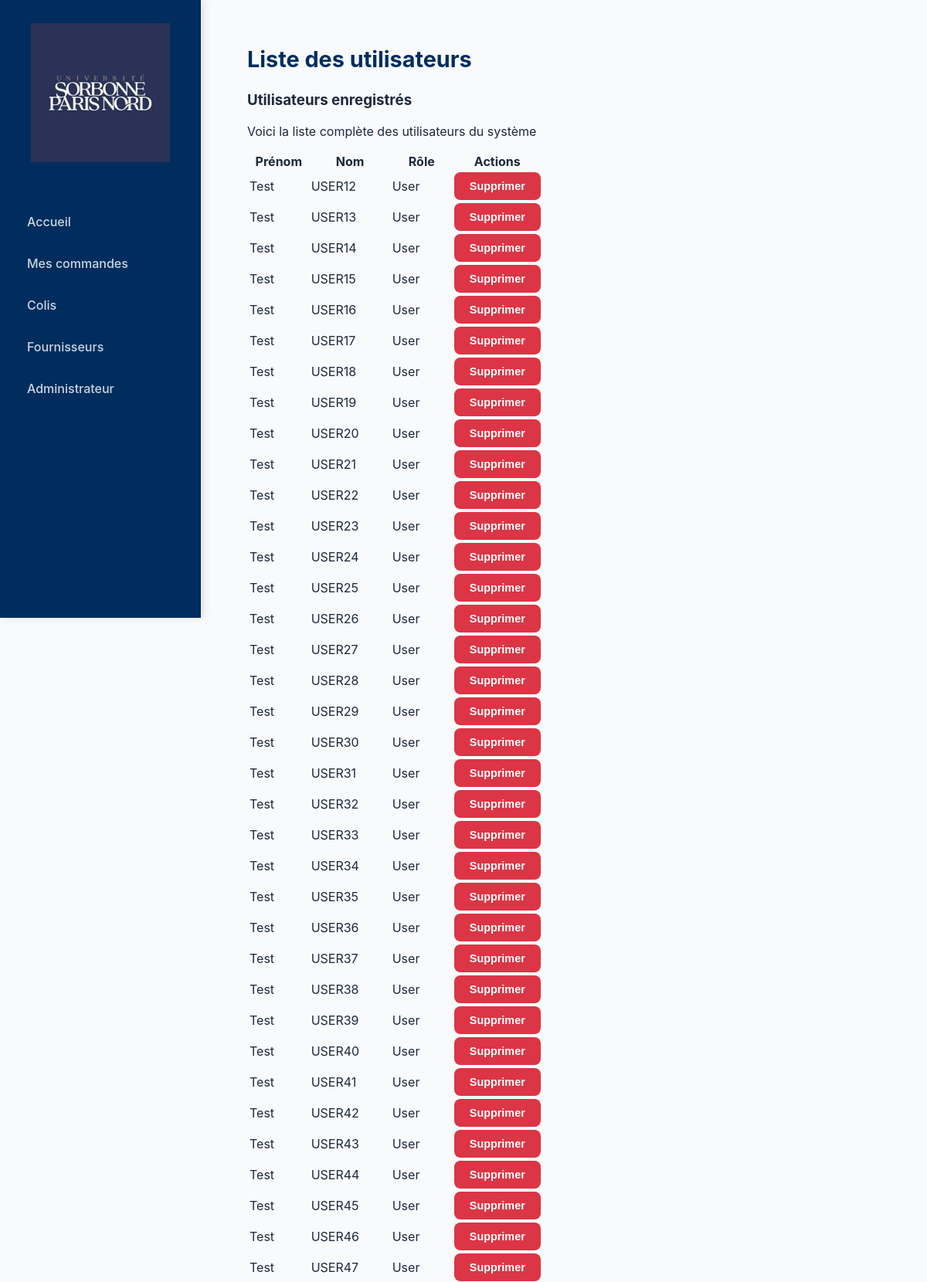
Page /Administrateur/views/pageVoirUtilisateurs.php (upper part) on the committed database.
### tables this page shows
CREATE TABLE "Utilisateur" (
    identifiantCAS INTEGER PRIMARY KEY AUTOINCREMENT,
    nom VARCHAR(50) NOT NULL,
    Prenom VARCHAR(50) NOT NULL,
    Role VARCHAR(50),
    mdpCAS INT
);

### Administrateur/models/UtilisateurModel.php (called while the page is built, shortened)
<?php
    function getAllUtilisateurs($db) {
        $sql = "SELECT * FROM Utilisateur";
        return $db->query($sql)->fetchAll(PDO::FETCH_ASSOC);
    }
?>

### Administrateur/controllers/UtilisateurController.php (called while the page is built, shortened)
<?php
    $resListeUtilisateurs = getAllUtilisateurs($db);
?>

### Administrateur/views/pageVoirUtilisateurs.php (the view, shortened to what this page needs)
<?php
    require_once "../config/DBconnect.php";
    require_once "../models/UtilisateurModel.php";
    require_once "../controllers/UtilisateurController.php";
?>
<!DOCTYPE html>
<html lang="fr">
<head>
    <link rel="stylesheet" href="../public/style.css">
    <link rel="stylesheet" href="https://cdnjs.cloudflare.com/ajax/libs/font-awesome/6.0.0-beta3/css/all.min.css">
</head>
<body>
    <?php include 'navbar.php'; ?>
    <main>
        <div class="titre">
            <h1>Liste des utilisateurs</h1>
        </div>
        <div id="gestion-utilisateurs">
            <h3>Utilisateurs enregistrés</h3>
            <p>Voici la liste complète des utilisateurs du système</p>
            <table>
                <thead>
                    <tr>
                        <th>Prénom</th>
                        <th>Nom</th>
                        <th>Rôle</th>
                        <th>Actions</th>
                    </tr>
                </thead>
                <tbody>
                    <?php foreach ($resListeUtilisateurs as $utilisateur): ?>
                        <tr>
                            <td><?= htmlspecialchars($utilisateur['Prenom']) ?></td>
                            <td><?= strtoupper(htmlspecialchars($utilisateur['nom'])) ?></td>
                            <td><?= htmlspecialchars($utilisateur['Role']) ?></td>
                            <td>
                                <form method="POST" style="display: inline; margin: 0; padding: 0; border: none; background: none;" onsubmit="return confirmerSuppression('<?= htmlspecialchars($utilisateur['nom']) ?>')">
                                    <button type="submit" name="supprimer" class="bouton-supprimer">
                                        Supprimer
                                    </button>
                                </form>
                            </td>
                        </tr>
                    <?php endforeach; ?>
                </tbody>
            </table>
            <br>
        </div>
    </main>
</body>
</html>

### Administrateur/public/style.css (style rules this page uses)
:root { --primary-blue: #002D5D; --accent-orange: #E6A23C; --bg-light: #F8FAFC; --text-dark: #1E293B; --text-muted: #64748B; --border-color: #E2E8F0; --success: #67C23A; --info: #409EFF; --warning: #E6A23C; --danger: #F56C6C; }
body { display: flex; margin: 0; padding: 0; min-height: 100vh; font-family: 'Inter', -apple-system, sans-serif; background-color: var(--bg-light); color: var(--text-dark); }
main { flex-grow: 1; padding: 40px 60px; max-width: 1200px; margin: 0 auto; }
h1 { font-size: 1.8rem; margin-bottom: 5px; color: var(--primary-blue); font-weight: 700; }
.titre { display: flex; justify-content: space-between; align-items: center; margin-bottom: 10px; }
.bouton-contacter, .btn-nouvelle-commande, .commande-détails, button { background-color: var(--accent-orange); color: var(--primary-blue); border: none; padding: 10px 20px; border-radius: 8px; cursor: pointer; font-weight: 600; text-decoration: none; transition: all 0.3s; font-size: 0.9rem; display: inline-flex; align-items: center; gap: 8px; }
form { background: white; padding: 30px; border-radius: 12px; border: 1px solid var(--border-color); width: 100%; max-width: 500px; }
.bouton-supprimer { background-color: #dc3545; color: white; border: none; border-radius: 8px; padding: 10px 20px; cursor: pointer; outline: none; box-shadow: none; }

### rows in the picture
utilisateur: Prenom "Test", nom "USER12", Role "User"
utilisateur: Prenom "Test", nom "USER13", Role "User"
utilisateur: Prenom "Test", nom "USER14", Role "User"
utilisateur: Prenom "Test", nom "USER15", Role "User"
utilisateur: Prenom "Test", nom "USER16", Role "User"
utilisateur: Prenom "Test", nom "USER17", Role "User"
utilisateur: Prenom "Test", nom "USER18", Role "User"
utilisateur: Prenom "Test", nom "USER19", Role "User"
utilisateur: Prenom "Test", nom "USER20", Role "User"
utilisateur: Prenom "Test", nom "USER21", Role "User"
utilisateur: Prenom "Test", nom "USER22", Role "User"
utilisateur: Prenom "Test", nom "USER23", Role "User"
utilisateur: Prenom "Test", nom "USER24", Role "User"
utilisateur: Prenom "Test", nom "USER25", Role "User"
utilisateur: Prenom "Test", nom "USER26", Role "User"
utilisateur: Prenom "Test", nom "USER27", Role "User"
utilisateur: Prenom "Test", nom "USER28", Role "User"
utilisateur: Prenom "Test", nom "USER29", Role "User"
utilisateur: Prenom "Test", nom "USER30", Role "User"
utilisateur: Prenom "Test", nom "USER31", Role "User"
utilisateur: Prenom "Test", nom "USER32", Role "User"
utilisateur: Prenom "Test", nom "USER33", Role "User"
utilisateur: Prenom "Test", nom "USER34", Role "User"
utilisateur: Prenom "Test", nom "USER35", Role "User"
utilisateur: Prenom "Test", nom "USER36", Role "User"
utilisateur: Prenom "Test", nom "USER37", Role "User"
utilisateur: Prenom "Test", nom "USER38", Role "User"
utilisateur: Prenom "Test", nom "USER39", Role "User"
utilisateur: Prenom "Test", nom "USER40", Role "User"
utilisateur: Prenom "Test", nom "USER41", Role "User"
utilisateur: Prenom "Test", nom "USER42", Role "User"
utilisateur: Prenom "Test", nom "USER43", Role "User"
utilisateur: Prenom "Test", nom "USER44", Role "User"
utilisateur: Prenom "Test", nom "USER45", Role "User"
utilisateur: Prenom "Test", nom "USER46", Role "User"
utilisateur: Prenom "Test", nom "USER47", Role "User"

### other values in the picture
$page "Accueil"
$page "Mes commandes"
$page "Colis"
$page "Fournisseurs"
$page "Administrateur"
